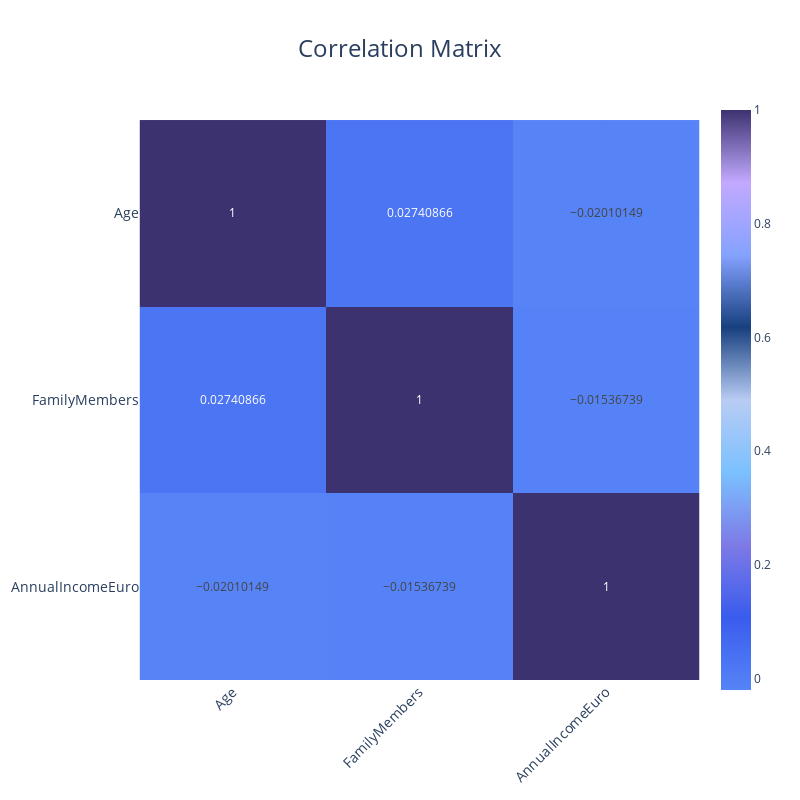

Notebook cell for this chart:
### Markdown cell above
1. **Age**:
   - **Range**: The ages of individuals range from 26 to 34 years.
   - **Median**: The median age is 30 years.
   - **Distribution**: Age is fairly evenly spread around the median, with no significant outliers.

2. **Family Members**:
   - **Range**: The number of family members ranges from 2 to 9.
   - **Median**: The median number of family members is 5.
   - **Distribution**: The distribution is slightly skewed to the right, indicating a few families with more members but generally centered around 4 to 6 members. No significant outliers are present.

3. **Annual Income (in Euros)**:
   - **Range**: Annual income ranges from 4,000 to 20,000 Euros.
   - **Median**: The median annual income is 10,000 Euros.
   - **Distribution**: The income distribution is fairly symmetrical, centered around the median, with no significant outliers.

### Code cell
plot_correlation_matrix(travel_df, numerical_features, save_path='images/correlation_matrix.png')

### Figure 1 — Plotly figure (JSON) as saved in the notebook; plotly's stock layout.template omitted (floating-point values rounded to 4 significant figures)
{"data": [{"coloraxis": "coloraxis", "hovertemplate": "x: %{x}<br>y: %{y}<br>color: %{z}<extra></extra>", "name": "0", "texttemplate": "%{z}", "type": "heatmap", "x": ["Age", "FamilyMembers", "AnnualIncomeEuro"], "xaxis": "x", "y": ["Age", "FamilyMembers", "AnnualIncomeEuro"], "yaxis": "y", "z": [[1, 0.02741, -0.0201], [0.02741, 1, -0.01537], [-0.0201, -0.01537, 1]]}], "layout": {"coloraxis": {"colorscale": [[0, "#5684F7"], [0.125, "#3A5CED"], [0.25, "#7E7AE6"], [0.375, "#7BC0FF"], [0.5, "#B8CCF4"], [0.625, "#18407F"], [0.75, "#85A2FF"], [0.875, "#C2A9FF"], [1, "#3D3270"]]}, "height": 800, "margin": {"b": 100, "l": 100, "r": 100, "t": 100}, "title": {"font": {"size": 24}, "text": "Correlation Matrix", "x": 0.5, "xanchor": "center", "y": 0.95, "yanchor": "top"}, "width": 800, "xaxis": {"anchor": "y", "constrain": "domain", "domain": [0, 1], "scaleanchor": "y", "tickangle": -45, "tickfont": {"size": 14}, "title": {"font": {"size": 18}}}, "yaxis": {"anchor": "x", "autorange": "reversed", "constrain": "domain", "domain": [0, 1], "tickfont": {"size": 14}, "title": {"font": {"size": 18}}}}}
